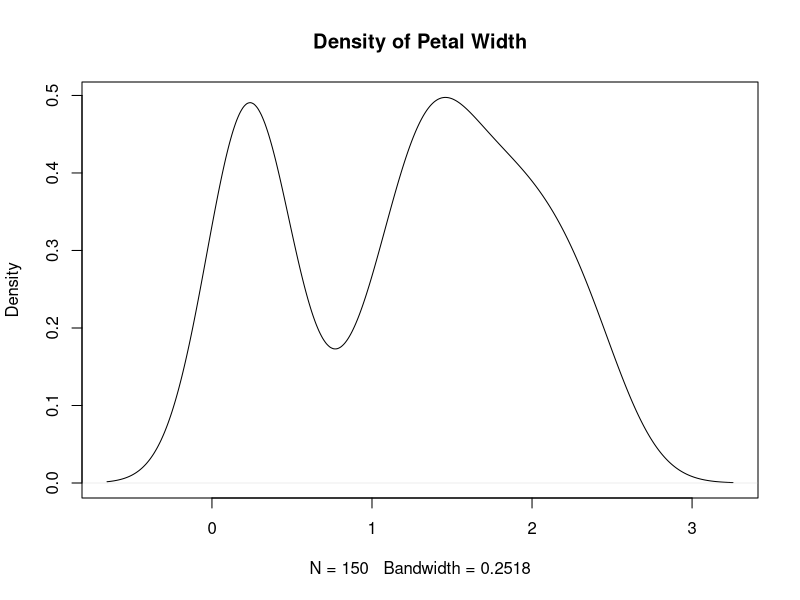

Write R code to recreate this figure.
## ---- chunk 1
y <-density(iris$Petal.Width)
## ---- chunk 2
class(y)
## ---- chunk 3
typeof(y)
## ---- chunk 4
str(y)
## ---- chunk 5
#| echo: false
plot(y, main="Density of Petal Width")
## ---- chunk 6
#| echo: false
#Test1
